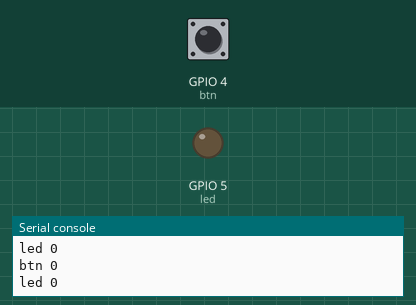
Bench run of a program on a simulated ESP32 board running MicroPython. Shown: output pins drawn as LEDs (lit = HIGH), the last lines printed to the serial console. Inputs (shaded band) come from the test bench; at power-on: GPIO 4 (btn) LOW.

Above: at 1.2 s.
1.3 s: GPIO 4 (btn) pulled HIGH for 0.15 s
At 1.5 s:
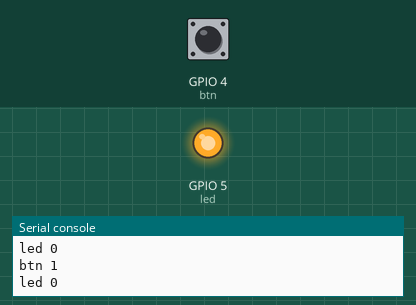
3.1 s: GPIO 4 (btn) pulled HIGH for 3.2 s
At 7.8 s:
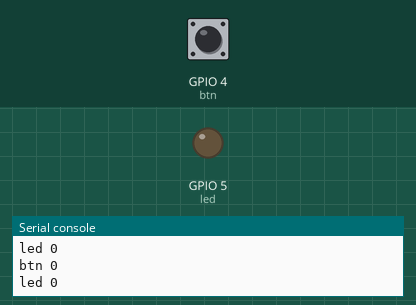
Timing chart, 0 to 9.3 s (numbered marks = the images above; inputs shaded):
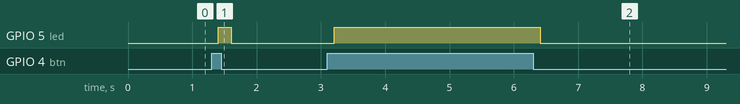

The program:

HB-MicroPython-09-ButtonLED.py
```python
'''
For more details, please follow the link below:
https://hamruyesh.com/product/micro-python-esp32-esp8266-programming-tutorial/

'''
from machine import Pin
from time import sleep

btn = Pin(4, Pin.IN)
led = Pin(5, Pin.OUT)

while True:
    print("btn", btn.value())
    print("led", led.value())
    led.value(btn.value())
    sleep(0.2)
```

Measured:
- after the input at 1.3 s, GPIO 5 (led): LOW → HIGH after 0.10 s, → LOW 0.20 s later
- after the input at 3.1 s, GPIO 5 (led): LOW → HIGH after 0.11 s, → LOW 3.2 s later
